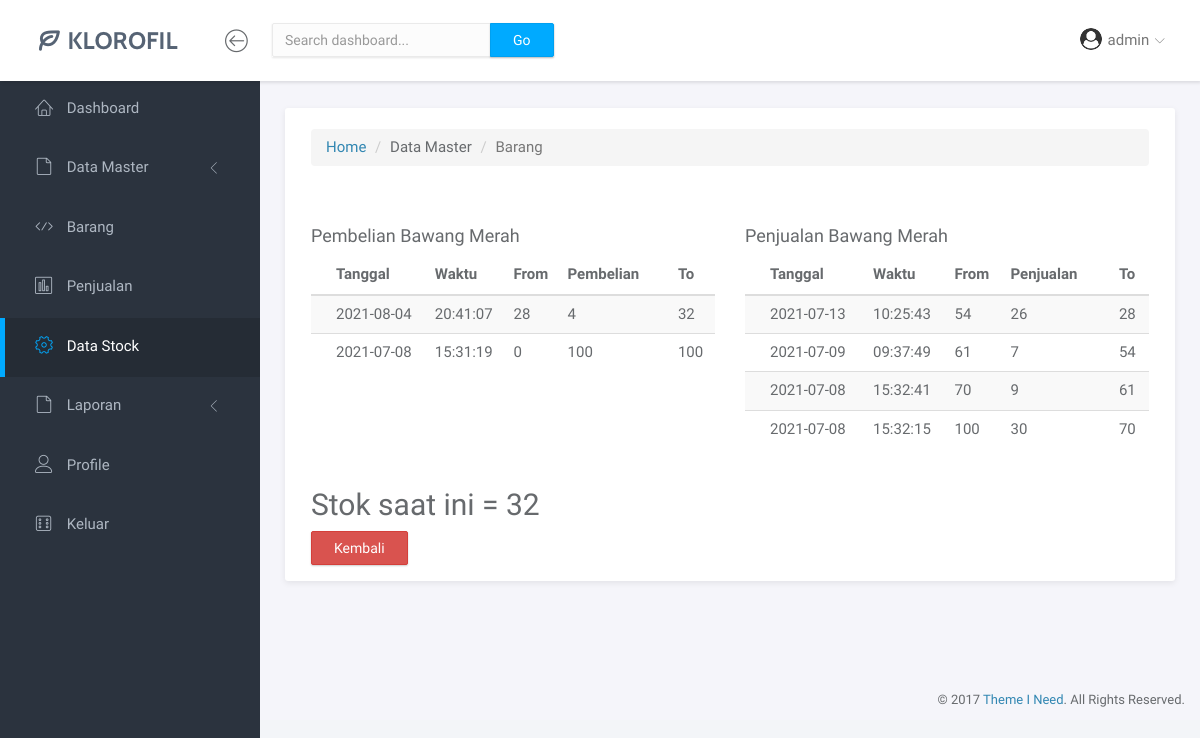
The page /5-Dashboard-DataStock-riwayat.php?id=BR-1&barang=Bawang Merah (signed in) on the database its author committed.
### tables this page shows
CREATE TABLE `barang_masuk` (
  `kode_trans_masuk` varchar(12) NOT NULL,
  `tgl_trans_masuk` date NOT NULL,
  `time` time NOT NULL,
  `nama_tempat_beli` varchar(30) NOT NULL,
  `isi` longtext DEFAULT NULL,
  `grand_total` bigint(20) NOT NULL
);

CREATE TABLE `identitas_barang` (
  `Kode_Barang` varchar(12) NOT NULL,
  `Nama_Barang` varchar(30) NOT NULL,
  `Unit` enum('Kg','Pcs') NOT NULL,
  `Harga_Beli` bigint(20) NOT NULL,
  `Harga_Jual` bigint(20) NOT NULL,
  `Quantity` bigint(20) DEFAULT NULL,
  `Total_Quantity` bigint(20) DEFAULT NULL,
  `deleted` tinyint(1) NOT NULL DEFAULT 0
);

CREATE TABLE `data_penjualan` (
  `no_trans_penjualan` varchar(12) NOT NULL,
  `tgl_trans_penjualan` date NOT NULL,
  `time` time NOT NULL,
  `fk_pelanggan` varchar(30) NOT NULL,
  `isi` longtext DEFAULT NULL,
  `total` bigint(20) NOT NULL,
  `biaya_kirim` bigint(20) NOT NULL,
  `grand_total` bigint(20) NOT NULL
);

### functions/functions-belibarang.php (called while the page is built, shortened)
<?php
$conn = mysqli_connect("localhost", "root", "", "kpdiana");
function query($query) {
	global $conn;
	$result = mysqli_query($conn, $query);
	$rows = [];
	while( $row = mysqli_fetch_assoc($result) ) {
		$rows[] = $row;
	}
	return $rows;
}
?>

### 5-Dashboard-DataStock-riwayat.php (the view, shortened to what this page needs)
<?php
require 'functions/functions-belibarang.php';
if(isset($_GET['id'])){
    $daftarpembelian = array();
    $daftarpenjualan = array();
    $id = $_GET['id'];
    $namabarang = $_GET['barang'];
    $stok = query("SELECT * FROM identitas_barang WHERE Kode_Barang = '$id'")[0]['Quantity'];
    $riwayatpembelian = !empty(query("SELECT * FROM barang_masuk WHERE isi LIKE '%$id%'")) ? query("SELECT * FROM barang_masuk WHERE isi LIKE '%$id%' ORDER BY kode_trans_masuk  DESC LIMIT 5") : null;
    $riwayatpenjualan = !empty(query("SELECT * FROM data_penjualan WHERE isi LIKE '%$id%'")) ? query("SELECT * FROM data_penjualan WHERE isi LIKE '%$id%' ORDER BY no_trans_penjualan  DESC LIMIT 5") : null;
    if(!is_null($riwayatpembelian)){
        foreach($riwayatpembelian as $riwayat){
            $isipembelian = json_decode($riwayat['isi']);
            $find = array_search($id, array_column($isipembelian, "barang") );
            $daftarpembelian[] = array("tanggal" => $riwayat['tgl_trans_masuk'],"time" => $riwayat['time'], "isi" => $isipembelian[$find]);
        }
    }
    if(!is_null($riwayatpenjualan)){
        foreach($riwayatpenjualan as $riwayat){
            $isipenjualan = json_decode($riwayat['isi']);
            $find = array_search($id, array_column($isipenjualan, "barang") );
            $daftarpenjualan[] = array("tanggal" => $riwayat['tgl_trans_penjualan'],"time" => $riwayat['time'], "isi" => $isipenjualan[$find]);
        }
    }
}
else {
    header("location:5-Dashboard-DataStock.php");
}
?>
<!doctype html>
<html lang="en">
<head>
    <link rel="stylesheet" href="assets/vendor/bootstrap/css/bootstrap.min.css">
    <link rel="stylesheet" href="assets/vendor/fontawesome-free-5.15.3-web/css/all.css">
    <link rel="stylesheet" href="assets/vendor/linearicons/style.css">
    <link rel="stylesheet" href="assets/vendor/chartist/css/chartist-custom.css">
    <link rel="stylesheet" href="assets/css/main.css">
    <link rel="stylesheet" href="assets/css/demo.css">
    <link rel="stylesheet" href="assets/vendor/datatables/jquery.dataTables.min.css">
</head>
<body>
    <div id="wrapper">
        <nav class="navbar navbar-default navbar-fixed-top">
            <div class="brand">
                <a href="index.html"><img src="assets/img/logo-dark.png" alt="Klorofil Logo" class="img-responsive logo"></a>
            </div>
            <div class="container-fluid">
                <div class="navbar-btn">
                    <button type="button" class="btn-toggle-fullwidth"><i class="lnr lnr-arrow-left-circle"></i></button>
                </div>
                <form class="navbar-form navbar-left">
                    <div class="input-group">
                        <input type="text" value="" class="form-control" placeholder="Search dashboard...">
                        <span class="input-group-btn"><button type="button" class="btn btn-primary">Go</button></span>
                    </div>
                </form>
                <div id="navbar-menu">
                    <ul class="nav navbar-nav navbar-right">
                        <li class="dropdown">
                             <a href="#" class="dropdown-toggle" data-toggle="dropdown"><img src="assets/img/profile/<?= $_SESSION['user']['gambar'] ?>" class="img-circle" alt="Avatar"> <span><?= $_SESSION['user']['nama'] ?></span> <i class="icon-submenu lnr lnr-chevron-down"></i></a>
                        </li>
                    </ul>
                </div>
            </div>
        </nav>
        <div id="sidebar-nav" class="sidebar">
            <div class="sidebar-scroll">
                <nav>
                    <ul class="nav">
                        <li><a href="1-Dashboard-Home.html" class=""><i class="lnr lnr-home"></i> <span>Dashboard</span></a></li>
                        <li>
                            <a href="#subPages" data-toggle="collapse" class="collapsed"><i class="lnr lnr-file-empty"></i>
							<span>Data Master</span> <i class="icon-submenu lnr lnr-chevron-left"></i></a>
                        </li>
                        <li><a href="9-Dashboard-BarangMasuk.php" class=""><i class="lnr lnr-code"></i></i> <span>Barang</span></a></li>
                        <li><a href="4-Dashboard-Penjualan.php" class=""><i class="lnr lnr-chart-bars"></i> <span>Penjualan</span></a></li>
                        <li><a href="5-Dashboard-DataStock.php" class="active"><i class="lnr lnr-cog"></i> <span>Data Stock</span></a></li>
                        <li>
                            <a href="#Laporan" data-toggle="collapse" class="collapsed"><i class="lnr lnr-file-empty"></i>
							<span>Laporan</span> <i class="icon-submenu lnr lnr-chevron-left"></i></a>
                        </li>
                        <li><a href="page-profile.html" class=""><i class="lnr lnr-user"></i> <span>Profile</span></a></li>
                        <li><a href="logout.php" class=""><i class="lnr lnr-dice"></i> <span>Keluar</span></a></li>
                    </ul>
                </nav>
            </div>
        </div>
        <div class="main">
            <div class="main-content">
                <div class="container-fluid">
                    <div class="panel panel-headline">
                        <div class="panel-heading">
                            <div class="inibreadcumb">
                                <nav aria-label="breadcrumb">
                                    <ol class="breadcrumb">
                                        <li class="breadcrumb-item"><a href="1-Dashboard-Home.html">Home</a></li>
                                        <li class="breadcrumb-item">Data Master</li>
                                        <li class="breadcrumb-item active" aria-current="page">Barang</li>
                                    </ol>
                                </nav>
                            </div>
                        </div>
                        <div class="panel-body">
                            <div class="row">
                                <div class="col-md-6">
                                    <h4>Pembelian <?= $namabarang ?></h4>
                                    <table  class="table table-striped">
                                        <thead>
                                            <tr>
                                                <th>Tanggal</th>
                                                <th>Waktu</th>
                                                <th>From</th>
                                                <th>Pembelian</th>
                                                <th>To</th>
                                            </tr>
                                        </thead>
                                        <tbody>
                                            <?php foreach($daftarpembelian as $daftar): ?>
                                                <tr>
                                                    <td><?= $daftar['tanggal'] ?></td>
                                                    <td><?= $daftar['time'] ?></td>
                                                    <td><?= $daftar['isi']->qtsebelumnya ?></td>
                                                    <td><?= $daftar['isi']->qt ?></td>
                                                    <td><?= $daftar['isi']->qtsesudahnya ?></td>
                                                </tr>
                                            <?php endforeach ?>
                                        </tbody>
                                    </table>
                                </div>
                                <div class="col-md-6">
                                    <h4>Penjualan <?= $namabarang ?></h4>
                                    <table  class="table table-striped">
                                        <thead>
                                            <tr>
                                                <th>Tanggal</th>
                                                <th>Waktu</th>
                                                <th>From</th>
                                                <th>Penjualan</th>
                                                <th>To</th>
                                            </tr>
                                        </thead>
                                        <tbody>
                                            <?php foreach($daftarpenjualan as $daftar): ?>
                                                <tr>
                                                    <td><?= $daftar['tanggal'] ?></td>
                                                    <td><?= $daftar['time'] ?></td>
                                                    <td><?= $daftar['isi']->qtsebelumnya ?></td>
                                                    <td><?= $daftar['isi']->qt ?></td>
                                                    <td><?= $daftar['isi']->qtsesudahnya ?></td>
                                                </tr>
                                            <?php endforeach ?>
                                        </tbody>
                                    </table>
                                </div>
                            </div>
                            <div class="row">
                                <div class="col-md-12">
                                    <h2>Stok saat ini = <?= $stok ?></h2>
                                    <a class="btn btn-danger" href="5-Dashboard-DataStock.php">Kembali</a>
                                </div>
                            </div>
                        </div>
                    </div>
                </div>
            </div>
            <footer>
                <div class="container-fluid ">
                    <p class="copyright ">&copy; 2017 <a href="https://www.themeineed.com " target="_blank ">Theme I Need</a>. All Rights Reserved.</p>
                </div>
            </footer>
        </div>
</body>
</html>

### rows shown on the page
barang_masuk: tgl_trans_masuk "2021-08-04", time "20:41:07", qtsebelumnya "28", qt "4"
identitas_barang: Quantity "32", deleted "0"
barang_masuk: tgl_trans_masuk "2021-07-08", time "15:31:19", qt "100", qtsesudahnya "100"
data_penjualan: tgl_trans_penjualan "2021-07-13", time "10:25:43", qtsebelumnya "54", qt "26", qtsesudahnya "28"
data_penjualan: tgl_trans_penjualan "2021-07-09", time "09:37:49", qtsebelumnya "61", qt "7", qtsesudahnya "54"
data_penjualan: tgl_trans_penjualan "2021-07-08", time "15:32:41", qtsebelumnya "70", qt "9", qtsesudahnya "61"
data_penjualan: tgl_trans_penjualan "2021-07-08", time "15:32:15", qtsebelumnya "100", qt "30", qtsesudahnya "70"

### other values the page prints
$_SESSION['user']['nama'] "admin"
$namabarang "Bawang Merah"
